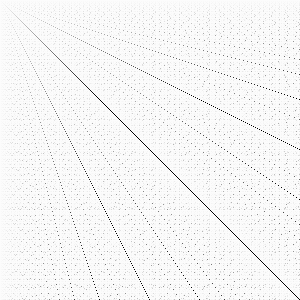

Generate this figure with Python:
from math import gcd
from PIL import Image

def matrix_init():
    # An,m = gcd(n, m) for 100*100 matrix
    for i in range(dim):
        for j in range(dim):
            result = int(255 - (gcd(i+1,j+1)/100)*255)
            intensity_matrix.append((result, result, result))


if __name__=="__main__":
    
    # dimension
    dim = 300
    # Initializing numpy array
    intensity_matrix = []
    matrix_init()
    # create image
    image = Image.new('RGB', (dim, dim))
    image.putdata(intensity_matrix)
    image.save('gcd.png')
    
